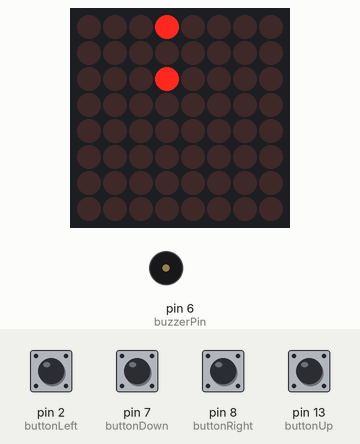
A sketch run on a simulated Arduino Uno, built with avr-gcc and run on an emulated ATmega328P. On the bench: 8×8 LED matrix, buzzer (waves = sounding, pin HIGH). Inputs (shaded band) come from the test bench; at power-on: pin 2 (buttonLeft), pin 7 (buttonDown), pin 8 (buttonRight), pin 13 (buttonUp) HIGH. Random numbers use the default seed unless the sketch sets one.

Above: at 1.2 s.
1.3 s: pin 8 (buttonRight) pulled LOW for 1 s
At 3.1 s:
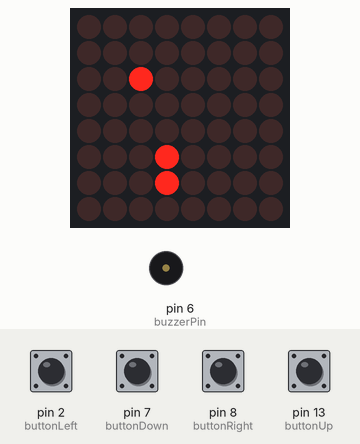
3.8 s: pin 2 (buttonLeft) pulled LOW for 1 s
At 5.5 s:
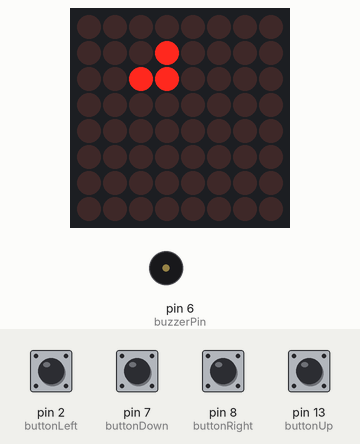
6.3 s: pin 7 (buttonDown) pulled LOW for 0.25 s
At 7.3 s:
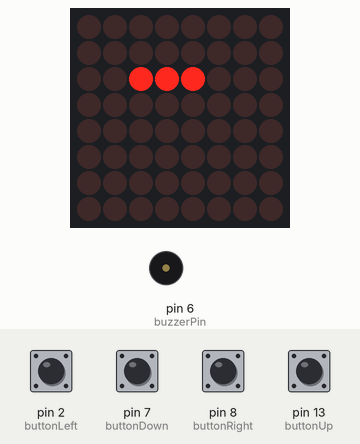
8.0 s: pin 13 (buttonUp) pulled LOW for 1 s
At 10.1 s:
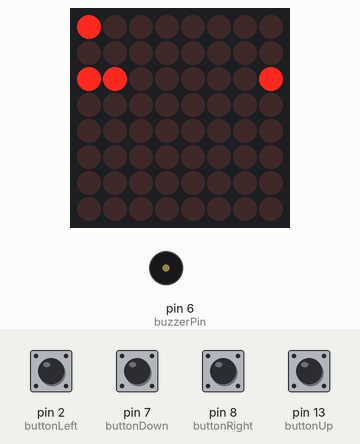
10.5 s: pin 2 (buttonLeft) pulled LOW for 0.25 s
At 11.8 s:
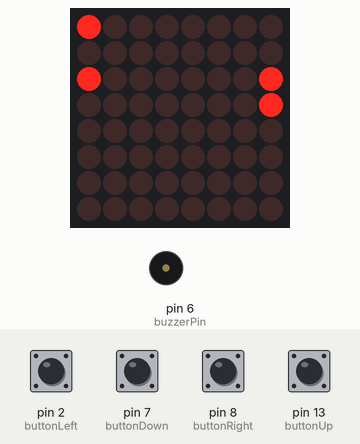
12.2 s: pin 8 (buttonRight) pulled LOW for 0.25 s
At 13.8 s:
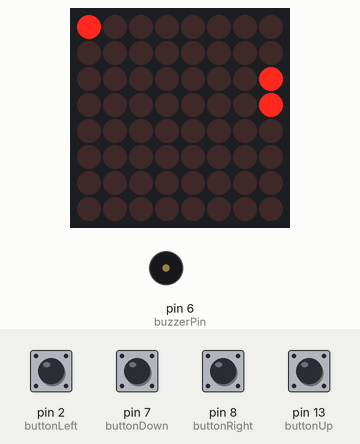
Timing chart, 0 to 14.9 s (numbered marks = the images above; inputs shaded):
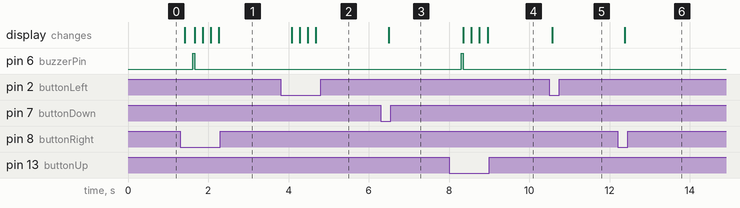

Measured:
- after the input at 1.3 s, pin 6 (buzzerPin): LOW → HIGH after 0.31 s, → LOW 0.05 s later; the display: first changes after 0.11 s (image 1 shows a later state)
- after the input at 3.8 s, the display: first changes after 0.28 s (image 2 shows a later state)
- after the input at 6.3 s, the display: changes after 0.19 s (image 3)
- after the input at 8.0 s, pin 6 (buzzerPin): LOW → HIGH after 0.30 s, → LOW 0.05 s later; the display: first changes after 0.35 s (image 4 shows a later state)
- after the input at 10.5 s, the display: changes after 0.07 s (image 5)
- after the input at 12.2 s, the display: changes after 0.18 s (image 6)

The sketch:

LEDMatrixgame.ino
```cpp
#include <LedControl.h>

// Pin connections:
// Pin 12 -> DIN (DataIn)
// Pin 11 -> CLK
// Pin 10 -> LOAD (CS)
// Pin 6  -> Buzzer (active HIGH)

LedControl lc = LedControl(12, 11, 10, 1);  // DIN, CLK, CS, numDevices

// Maximum worm length
const int MAX_SEGMENTS = 10;

// Worm segments (head is index 0, tail is last index)
int segX[10];
int segY[10];
int segCount = 2;  // starts with 2 segments (head + tail)
int collisionCount = 0;  // counts how many times head eats target

// Target position
int targetX;
int targetY;

// Button pins
const int buttonUp = 13;
const int buttonDown = 7;
const int buttonRight = 8;
const int buttonLeft = 2;

// Buzzer pin
const int buzzerPin = 6;

int buttonUp_state;
int buttonDown_state;
int buttonRight_state;
int buttonLeft_state;

void setup() {
  // Button setup (INPUT_PULLUP: pressed = LOW)
  pinMode(buttonUp, INPUT_PULLUP);
  pinMode(buttonDown, INPUT_PULLUP);
  pinMode(buttonRight, INPUT_PULLUP);
  pinMode(buttonLeft, INPUT_PULLUP);

  // Buzzer setup
  pinMode(buzzerPin, OUTPUT);
  digitalWrite(buzzerPin, LOW);  // Start with buzzer OFF

  // Initialize MAX7219
  lc.shutdown(0, false);
  lc.setIntensity(0, 8);
  lc.clearDisplay(0);

  // Seed random generator
  randomSeed(analogRead(A0));  // A0 should be unconnected/floating

  // Initialize worm (head and tail start at same position)
  segX[0] = 2;
  segY[0] = 3;
  segX[1] = 2;
  segY[1] = 3;

  // Place first target
  placeNewTarget();
}

void loop() {
  // Save current head position before moving
  int prevHeadX = segX[0];
  int prevHeadY = segY[0];
  bool moved = false;

  // Read buttons (INPUT_PULLUP: pressed = LOW)
  buttonUp_state = digitalRead(buttonUp);
  buttonDown_state = digitalRead(buttonDown);
  buttonRight_state = digitalRead(buttonRight);
  buttonLeft_state = digitalRead(buttonLeft);

  // Move head
  if (buttonUp_state == LOW)    { segY[0] = segY[0] - 1; moved = true; }
  if (buttonDown_state == LOW)  { segY[0] = segY[0] + 1; moved = true; }
  if (buttonRight_state == LOW) { segX[0] = segX[0] - 1; moved = true; }
  if (buttonLeft_state == LOW)  { segX[0] = segX[0] + 1; moved = true; }

  // Wrap around screen edges
  if (segX[0] > 7) segX[0] = 0;
  if (segX[0] < 0) segX[0] = 7;
  if (segY[0] > 7) segY[0] = 0;
  if (segY[0] < 0) segY[0] = 7;

  // Move tail segments only if head moved
  if (moved) {
    // Save current tail position (before shifting)
    int oldTailX = segX[segCount-1];
    int oldTailY = segY[segCount-1];

    // Shift all segments forward (tail follows head)
    for (int i = segCount-1; i > 0; i--) {
      segX[i] = segX[i-1];
      segY[i] = segY[i-1];
    }

    // Check for collision with target
    if (segX[0] == targetX && segY[0] == targetY) {
      collisionCount++;

      // BEEP THE BUZZER WHEN TARGET IS EATEN
      digitalWrite(buzzerPin, HIGH);  // Turn buzzer ON
      delay(50);                      // Beep for 50ms
      digitalWrite(buzzerPin, LOW);   // Turn buzzer OFF

      // Grow worm: add new segment at old tail position
      segX[segCount] = oldTailX;
      segY[segCount] = oldTailY;
      segCount++;  // increase segment count

      // Prevent excessive growth
      if (segCount > MAX_SEGMENTS) {
        // Reset worm when it gets too long
        segCount = 2;
        segX[0] = 2; segY[0] = 3;
        segX[1] = 2; segY[1] = 3;
        collisionCount = 0;
        placeNewTarget();
      }

      // Place new target after eating
      placeNewTarget();
    }
  }

  // Draw the worm (all segments)
  lc.clearDisplay(0);
  for (int i = 0; i < segCount; i++) {
    lc.setLed(0, segX[i], segY[i], true);
  }

  // Draw the target
  lc.setLed(0, targetX, targetY, true);

  delay(200);
}

// Place target at random position (avoiding worm body)
void placeNewTarget() {
  boolean validPosition;
  do {
    validPosition = true;
    targetX = random(0, 8);  // 0-7
    targetY = random(0, 8);  // 0-7

    // Check if target would spawn on worm
    for (int i = 0; i < segCount; i++) {
      if (targetX == segX[i] && targetY == segY[i]) {
        validPosition = false;
        break;
      }
    }
  } while (!validPosition);
}
```
